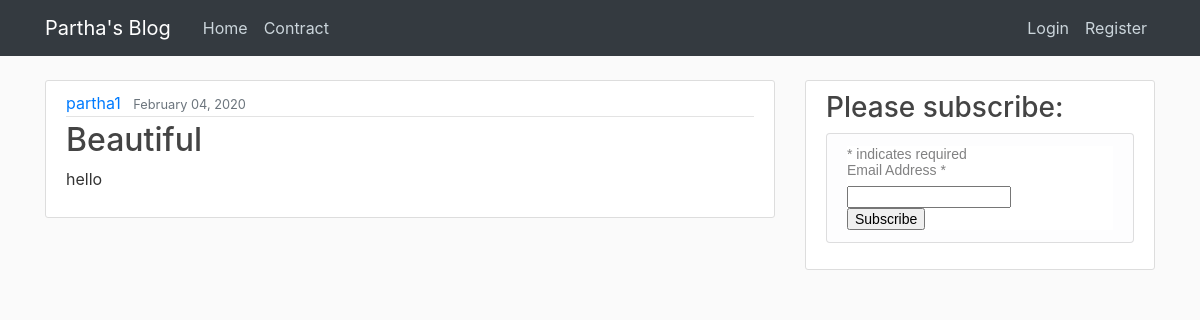
/, run on an earlier commit of the app's database.
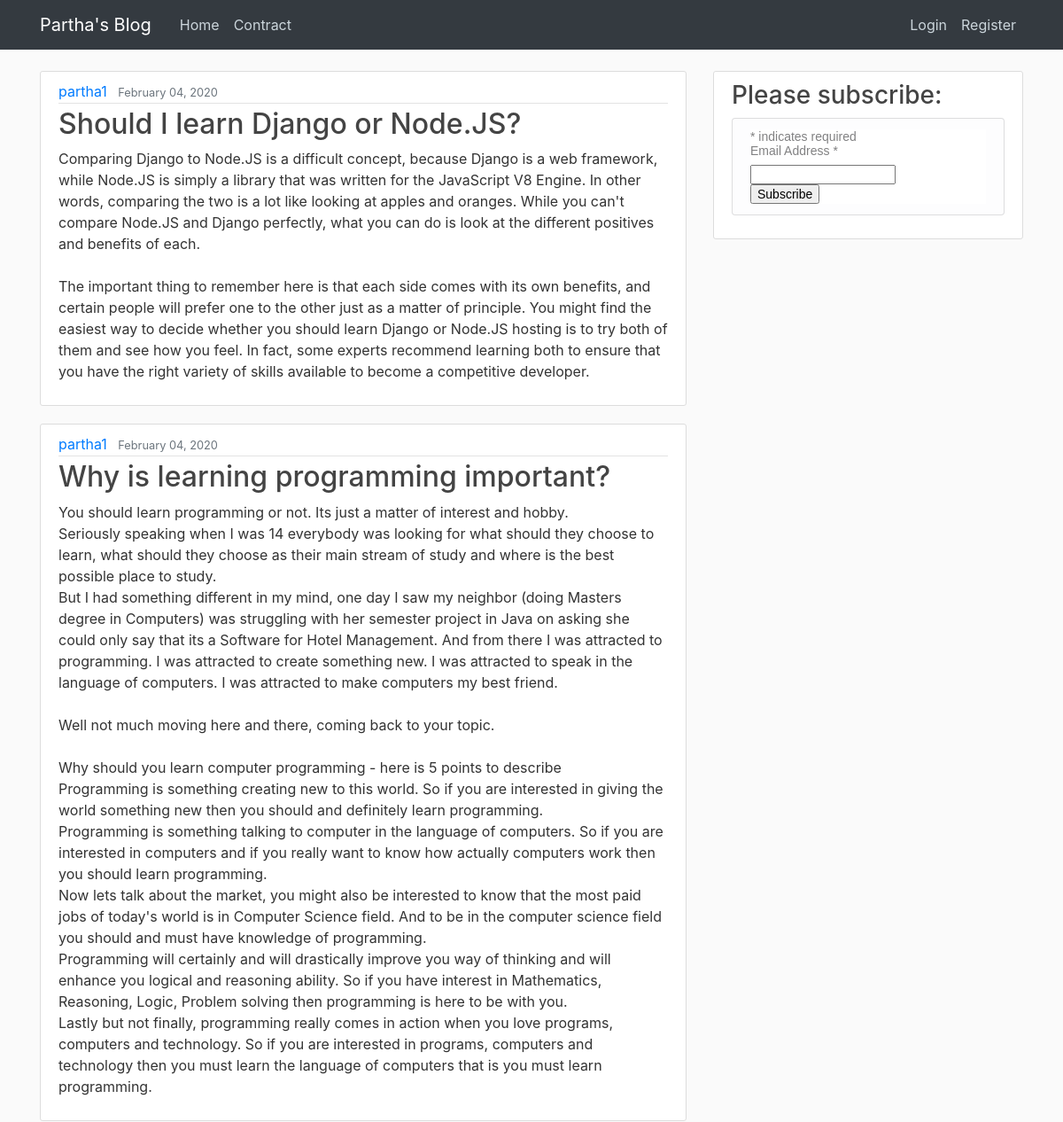
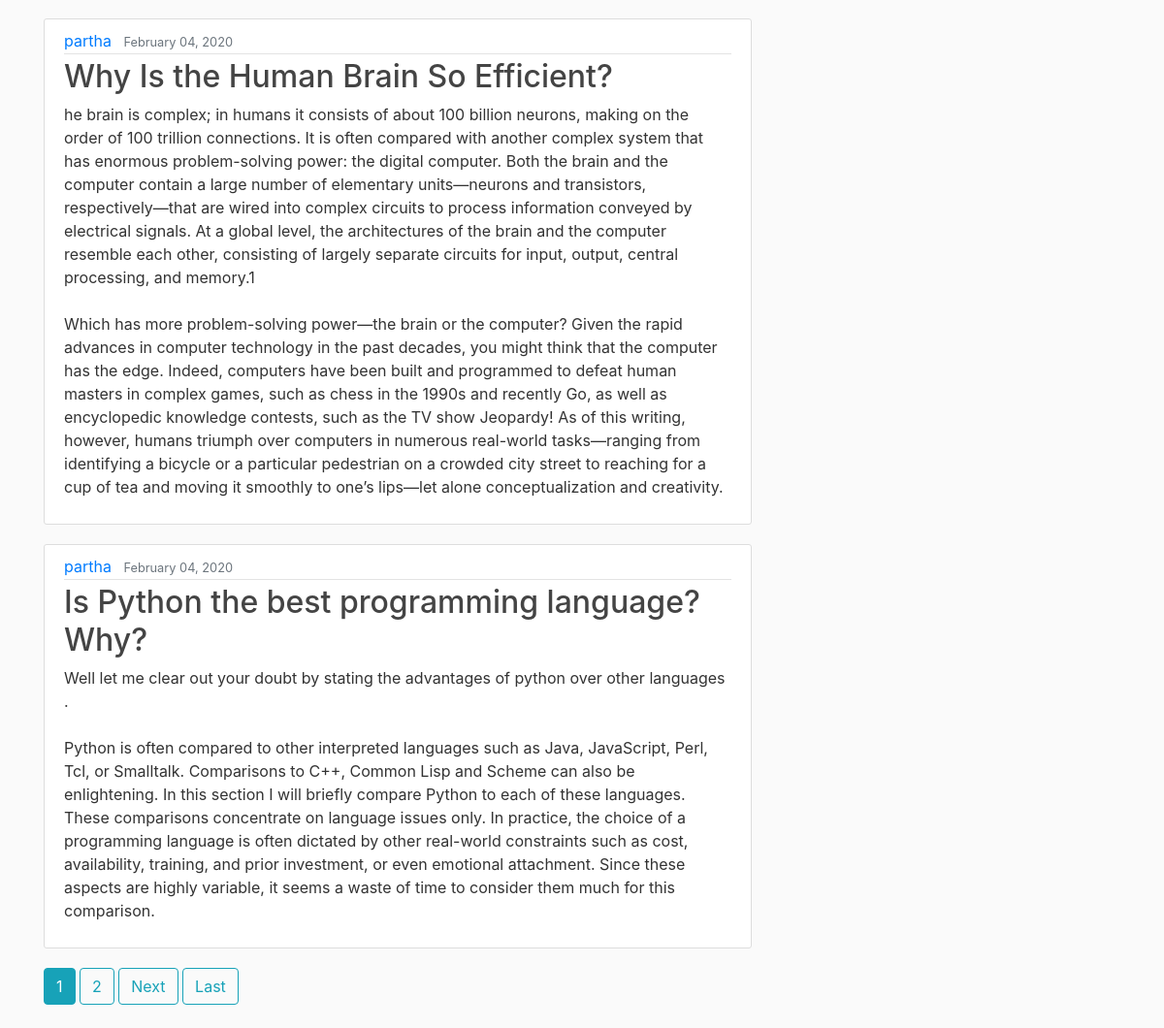
And on a later commit of the database (2 pictures, top to bottom).
### myapp/models.py (models this page shows, shortened)
class Post(models.Model):
    title = models.CharField(max_length=100)
    content = models.TextField()
    date_posted = models.DateTimeField(default=timezone.now)
    author = models.ForeignKey(User, on_delete=models.CASCADE)

### myapp/views.py (the view)
# urls.py: path('', PostListView.as_view(), name='blog-home'),
class PostListView(generic.ListView):
    model = Post
    paginate_by = 4
    template_name = 'home.html'  # <app>/<model>_<viewtype>.html
    context_object_name = 'posts'
    ordering = ['-date_posted']

### template/home.html (shortened to what this page needs)
{% extends "base.html" %}
{% block content %}
    {% for post in posts %}
        <article class="media content-section">
          <div class="media-body">
            <div class="article-metadata">
              <a class="mr-2" href="{% url 'user-posts' post.author.username %}">{{ post.author }}</a>
              <small class="text-muted">{{ post.date_posted|date:"F d, Y" }}</small>
            </div>
            <h2><a class="article-title" href="{% url 'post-detail' post.id %}">{{ post.title }}</a></h2>
            <p class="article-content">{{ post.content }}</p>
          </div>
        </article>
    {% endfor %}
    {% if is_paginated %}
    {% for num in page_obj.paginator.page_range %}
      {% if page_obj.number == num %}
        <a class="btn btn-info mb-4" href="?page={{ num }}">{{ num }}</a>
      {% elif num > page_obj.number|add:'-3' and num < page_obj.number|add:'3' %}
        <a class="btn btn-outline-info mb-4" href="?page={{ num }}">{{ num }}</a>
      {% endif %}
    {% endfor %}
    {% if page_obj.has_next %}
      <a class="btn btn-outline-info mb-4" href="?page={{ page_obj.next_page_number }}">Next</a>
      <a class="btn btn-outline-info mb-4" href="?page={{ page_obj.paginator.num_pages }}">Last</a>
    {% endif %}
  {% endif %}
{% endblock content %}

### template/base.html (shortened to what this page needs)
{% load static %}
<!DOCTYPE html>
<html>
<head>
    <link rel="stylesheet" href="https://maxcdn.bootstrapcdn.com/bootstrap/4.0.0/css/bootstrap.min.css">
    <link rel="stylesheet" type="text/css" href="{% static 'main.css' %}">
</head>
<body>
    <header class="site-header">
      <nav class="navbar navbar-expand-sm bg-dark navbar-dark fixed-top">
        <div class="container">
          <a class="navbar-brand mr-4" href="{% url 'blog-home' %}">Partha's Blog</a>
          <div class="collapse navbar-collapse" id="navbarToggle">
            <div class="navbar-nav mr-auto">
              <a class="nav-item nav-link" href="{% url 'blog-home' %}">Home</a>
              <a class="nav-item nav-link" href="{% url 'contract' %}">Contract</a>
            </div>
            <div class="navbar-nav">
              {% if user.is_authenticated %}
                <a class="nav-item nav-link" href="{% url 'post-create' %}">New Post</a>
                <a class="nav-item nav-link" href="{% url 'profile' %}">Profile</a>
                <a class="nav-item nav-link" href="{% url 'logout' %}">Logout</a>
              {% else %}
                <a class="nav-item nav-link" href="{% url 'login' %}">Login</a>
                <a class="nav-item nav-link" href="{% url 'register' %}">Register</a>
              {% endif %}
            </div>
          </div>
        </div>
      </nav>
    </header>
    <main role="main" class="container">
      <div class="row">
        <div class="col-md-8">
          {% block content %}
          {% endblock %}
        </div>
        <div class="col-md-4">
          <div class="content-section">
            <h3>Please subscribe:</h3>
              <ul class="list-group">
                <li class="list-group-item list-group-item-light">
                      <link href="//cdn-images.mailchimp.com/embedcode/classic-10_7.css" rel="stylesheet" type="text/css" />
                      <div id="mc_embed_signup">
                      <form action="https://blogspot.us20.list-manage.com/subscribe/post?u=5fb67e7edecb14e37929da5ec&amp;id=668175864d" method="post" id="mc-embedded-subscribe-form" name="mc-embedded-subscribe-form" class="validate" target="_blank" novalidate>
                          <div id="mc_embed_signup_scroll">
                      <div class="indicates-required"><span class="asterisk">*</span> indicates required</div>
                      <div class="mc-field-group">
                        <label for="mce-EMAIL">Email Address  <span class="asterisk">*</span>
                      </label>
                        <input type="email" value="" name="EMAIL" class="required email" id="mce-EMAIL" />
                      </div>
                          <div class="clear"><input type="submit" value="Subscribe" name="subscribe" id="mc-embedded-subscribe" class="button" /></div>
                          </div>
                      </form>
                      </div></li>
              </ul>
          </div>
        </div>
      </div>
    </main>
</body>
</html>

### static/main.css (style rules this page uses)
body { background: #fafafa; color: #333333; margin-top: 5rem; }
h1, h2, h3, h4, h5, h6 { color: #444444; }
ul { margin: 0; }
.site-header .navbar-nav .nav-link { color: #cbd5db; }
.content-section { background: #ffffff; padding: 10px 20px; border: 1px solid #dddddd; border-radius: 3px; margin-bottom: 20px; }
.article-title { color: #444444; }
.article-content { white-space: pre-line; }
.article-metadata { padding-bottom: 1px; margin-bottom: 4px; border-bottom: 1px solid #e3e3e3 }

### template/base.html (style rules this page uses)
#mc_embed_signup { background:#fff; clear:left; font:14px Helvetica,Arial,sans-serif; }

What changed in the data, as far as the page shows it:
removed Post: author "partha1", date_posted "February 04, 2020", title "Beautiful", content "hello"
added Post: author "partha1", date_posted "February 04, 2020", title "Should I learn Django or Node.JS?", content "Comparing Django to Node.JS is a difficult concept, because Django is a web framework, while Node.JS is simply a library that was written for the JavaScript V8 Engine. In other words, comparing the two is a lot like looking at apples and oranges. While you can't compare Node.JS and Django perfectly, what you can do is look at the different positives and benefits of each. The important thing to remember here is that each side comes with its own benefits, and certain people will prefer one to the other just as a matter of principle. You might find the easiest way to decide whether you should learn Django or Node.JS hosting is to try both of them and see how you feel. In fact, some experts…"
added Post: author "partha1", date_posted "February 04, 2020", title "Why is learning programming important?", content "You should learn programming or not. Its just a matter of interest and hobby. Seriously speaking when I was 14 everybody was looking for what should they choose to learn, what should they choose as their main stream of study and where is the best possible place to study. But I had something different in my mind, one day I saw my neighbor (doing Masters degree in Computers) was struggling with her semester project in Java on asking she could only say that its a Software for Hotel Management. And from there I was attracted to programming. I was attracted to create something new. I was attracted to speak in the language of computers. I was attracted to make computers my best friend. Well not…"
added Post: author "partha", date_posted "February 04, 2020", title "Why Is the Human Brain So Efficient?", content "he brain is complex; in humans it consists of about 100 billion neurons, making on the order of 100 trillion connections. It is often compared with another complex system that has enormous problem-solving power: the digital computer. Both the brain and the computer contain a large number of elementary units—neurons and transistors, respectively—that are wired into complex circuits to process information conveyed by electrical signals. At a global level, the architectures of the brain and the computer resemble each other, consisting of largely separate circuits for input, output, central processing, and memory.1 Which has more problem-solving power—the brain or the computer? Given the rapid…"
added Post: author "partha", date_posted "February 04, 2020", title "Is Python the best programming language? Why?", content "Well let me clear out your doubt by stating the advantages of python over other languages . Python is often compared to other interpreted languages such as Java, JavaScript, Perl, Tcl, or Smalltalk. Comparisons to C++, Common Lisp and Scheme can also be enlightening. In this section I will briefly compare Python to each of these languages. These comparisons concentrate on language issues only. In practice, the choice of a programming language is often dictated by other real-world constraints such as cost, availability, training, and prior investment, or even emotional attachment. Since these aspects are highly variable, it seems a waste of time to consider them much for this comparison."
Also different on the page:
new list line: "1"
new list line: "2"
text now shown: "Next Last"
